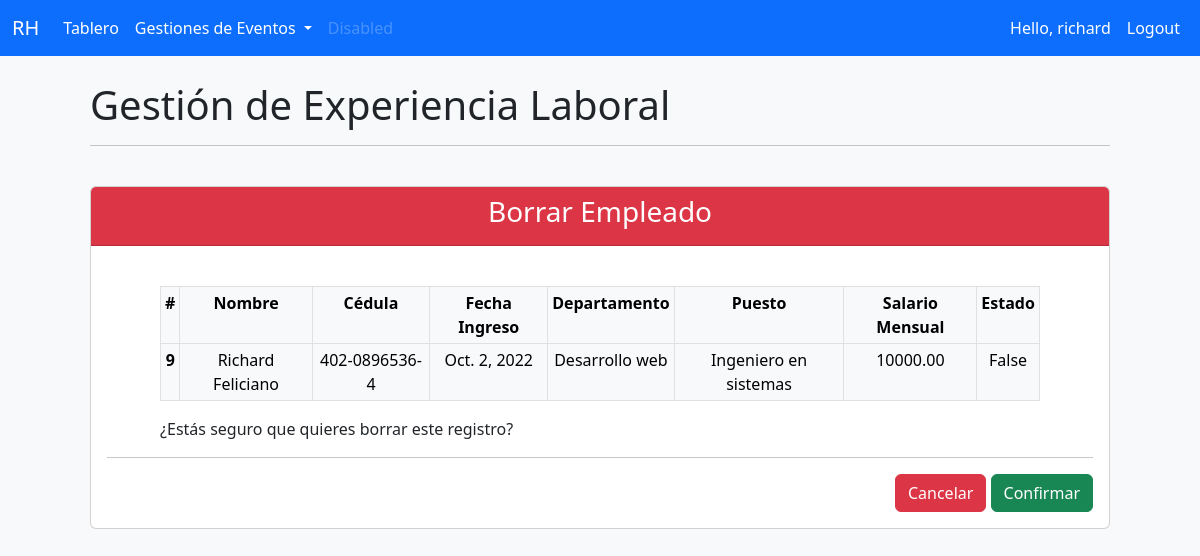
Screenshot of /Borrarempleado/9/ (signed in) with the database file from the repository.
### msrh/models.py (models this page shows, shortened)
class Empleado(models.Model):
    id = models.AutoField(auto_created=True ,primary_key= True, serialize=False,verbose_name='ID')
    nombre = models.CharField (max_length=60, null=True, verbose_name='Nombre completo')
    cedula = models.CharField(max_length=13, null=True, verbose_name='Cédula')
    fechaIngreso = models.DateField(auto_now_add=False, null=True)
    departamento = models.CharField(max_length=50, null=True)
    puesto = models.ForeignKey(Puesto, on_delete=models.CASCADE,null=True, verbose_name='Empresa')
    salarioMensual = models.DecimalField(max_digits=10, decimal_places=2, verbose_name='Salario Mensual')
    estado = models.BooleanField(default=False, verbose_name='Disponible')

class Puesto(models.Model):
    NIVELRIESGO ={
        ('Alto', 'Alto'),
        ('Medio', 'Medio'),
        ('Bajo', 'Bajo'),
    }
    id = models.AutoField(auto_created=True ,primary_key= True, serialize=False,verbose_name='ID')
    puesto =  models.CharField(max_length=50, null=True, verbose_name='Puesto')
    nivelRiesgo = models.CharField(max_length=5, null=True, choices=NIVELRIESGO, verbose_name='Nivel Riesgo')
    nivelMinimoSalario = models.DecimalField(max_digits=10, decimal_places=2, verbose_name='Salario Mínimo')
    nivelMaximoSalario = models.DecimalField(max_digits=10, decimal_places=2, verbose_name='Salario Máximo')
    estado = models.BooleanField(default=False)
    def __str__(self):
        return self.puesto

### msrh/decorators.py (the view)
        def wrapper_func(request, *args, **kwargs):
            group = None
            if request.user.groups.exists():
                group = request.user.groups.all()[0].name
            if group in allowed_roles:
                return view_func(request, *args, **kwargs)
            else:
                return HttpResponse('No estas autorizado para ver la pagina')

### msrh/views.py (called while the page is built)
@login_required(login_url='login')
@allowed_users(allowed_roles=['admin'])
def delete_Empleado(request, pk):
    empleado = Empleado.objects.get(id=pk)
    if request.method == 'POST':
        empleado.delete()
        return redirect('/empleado')
    context = {'empleado':empleado}
    return render(request, 'msrh/CRUD/Borrarempleado.html', context)

### msrh/templates/msrh/CRUD/Borrarempleado.html (shortened to what this page needs)
{% extends 'msrh/main.html' %}
{% block content %}
<h1>Gestión de Experiencia Laboral</h1>
<hr><br>
<div class="card ">
    <div class="card-header text-center bg-danger text-white">
     <h3>Borrar Empleado</h3>
    </div>
    <div class="card-body  ">
        <div class="container col-md-7 col-lg-11">
            <br>
            <table  class="table table-light table-bordered  table-sm w-100 table-responsive" >
            <tr class="text-center ">
                <th>#</th>
                <th>Nombre</th>
                <th>Cédula</th>
                <th>Fecha Ingreso</th>
                <th>Departamento</th>
                <th>Puesto</th>
                <th>Salario Mensual</th>
                <th>Estado</th>
              </tr>
            <tbody class="">
              <tr class="text-center">
                <th>{{empleado.id}}</th>
                <td>{{empleado.nombre}}</td>
                <td>{{empleado.cedula}}</td>
                <td>{{empleado.fechaIngreso}}</td>
                <td>{{empleado.departamento}}</td>
                <td>{{empleado.puesto}}</td>
                <td>{{empleado.salarioMensual}}</td>
                <td>{{empleado.estado}}</td>
              </tr>
            </tbody>
            </table>
            <p>¿Estás seguro que quieres borrar este registro?</p>
    </div>
    <hr>
            <form  method="POST">
                <div class="modal-footer">
                <div class="bd-example">
                <a href="{% url 'empleado' %}" class="btn btn-danger">Cancelar</a>
                <button type="submit" class="btn btn-success">Confirmar</button>
            </div>
        </div>
            </form>
    </div>
  </div>
{% endblock %}

### msrh/templates/msrh/navbar/navbarADMIN.html (shortened to what this page needs)
{% load static %}
<nav class="navbar navbar-expand-lg navbar-dark bg-primary fixed-top">
    <div class="container-fluid">
      <a class="navbar-brand" href="#">RH</a>
      <div class="collapse navbar-collapse" id="navbarSupportedContent">
        <ul class="navbar-nav me-auto mb-2 mb-lg-0">
          <li class="nav-item">
            <a class="nav-link active" aria-current="page" href="{% url 'home' %}">Tablero</a>
          </li>
          {% if request.user.is_staff %}
          <li class="nav-item dropdown" >
            <a class="nav-link dropdown-toggle active" href="#" role="button" data-bs-toggle="dropdown" aria-expanded="false">
              Gestiones de Eventos
            </a>
          </li>
        {% endif %}
          <li class="nav-item">
            <a class="nav-link disabled">Disabled</a>
          </li>
        </ul>
        <div class="d-flex" >
          <ul class="navbar-nav me-auto mb-2 mb-lg-0">
            <li class="nav-item">
              <span class="nav-link active">Hello, {{request.user}}</span>
            </li>
            <li class="nav-item">
              <a class="nav-link active" aria-current="page" href="{% url 'logout' %}">Logout</a>
            </li>
          </ul>
        </div>
      </div>
    </div>
  </nav>

### rows the page displays
Empleado: id "9", nombre "Richard Feliciano", cedula "402-0896536-4", fechaIngreso "Oct. 2, 2022", departamento "Desarrollo web", puesto "Ingeniero en sistemas", salarioMensual "10000.00", estado "False"

### other values shown
{{ request.user }} "richard"
